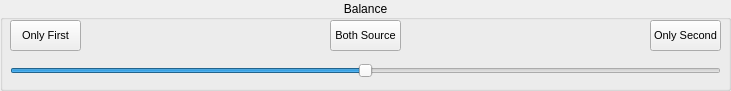
   <widget class="QGroupBox" name="groupBox_9">
    <property name="geometry">
     <rect>
      <x>10</x>
      <y>590</y>
      <width>731</width>
      <height>91</height>
     </rect>
    </property>
    <property name="font">
     <font>
      <pointsize>9</pointsize>
     </font>
    </property>
    <property name="title">
     <string>Balance</string>
    </property>
    <property name="alignment">
     <set>Qt::AlignCenter</set>
    </property>
    <widget class="QSlider" name="Slider_balance">
     <property name="geometry">
      <rect>
       <x>10</x>
       <y>60</y>
       <width>711</width>
       <height>22</height>
      </rect>
     </property>
     <property name="minimum">
      <number>0</number>
     </property>
     <property name="maximum">
      <number>100</number>
     </property>
     <property name="value">
      <number>50</number>
     </property>
     <property name="sliderPosition">
      <number>50</number>
     </property>
     <property name="tracking">
      <bool>true</bool>
     </property>
     <property name="orientation">
      <enum>Qt::Horizontal</enum>
     </property>
    </widget>
    <widget class="QPushButton" name="Button_balance_both">
     <property name="geometry">
      <rect>
       <x>330</x>
       <y>20</y>
       <width>71</width>
       <height>31</height>
      </rect>
     </property>
     <property name="font">
      <font>
       <pointsize>8</pointsize>
      </font>
     </property>
     <property name="text">
      <string>Both Source</string>
     </property>
    </widget>
    <widget class="QPushButton" name="Button_balance_second">
     <property name="geometry">
      <rect>
       <x>650</x>
       <y>20</y>
       <width>71</width>
       <height>31</height>
      </rect>
     </property>
     <property name="font">
      <font>
       <pointsize>8</pointsize>
      </font>
     </property>
     <property name="text">
      <string>Only Second</string>
     </property>
    </widget>
    <widget class="QPushButton" name="Button_balance_first">
     <property name="geometry">
      <rect>
       <x>10</x>
       <y>20</y>
       <width>71</width>
       <height>31</height>
      </rect>
     </property>
     <property name="font">
      <font>
       <pointsize>8</pointsize>
      </font>
     </property>
     <property name="text">
      <string>Only First</string>
     </property>
    </widget>
   </widget>
